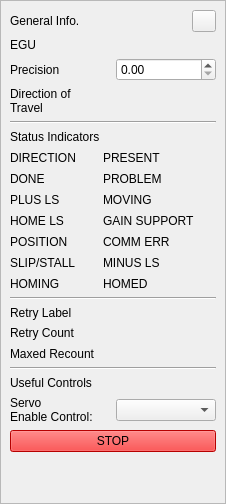
      <widget class="QFrame" name="sidebar_frame">
       <property name="frameShape">
        <enum>QFrame::StyledPanel</enum>
       </property>
       <property name="frameShadow">
        <enum>QFrame::Raised</enum>
       </property>
       <property name="midLineWidth">
        <number>1</number>
       </property>
       <layout class="QVBoxLayout" name="verticalLayout_15">
        <property name="spacing">
         <number>6</number>
        </property>
        <property name="leftMargin">
         <number>9</number>
        </property>
        <property name="topMargin">
         <number>9</number>
        </property>
        <property name="rightMargin">
         <number>9</number>
        </property>
        <item>
         <layout class="QHBoxLayout" name="horizontalLayout_5">
          <item>
           <widget class="QLabel" name="label_4">
            <property name="text">
             <string>General Info.</string>
            </property>
           </widget>
          </item>
          <item>
           <widget class="PyDMRelatedDisplayButton" name="PyDMRelatedDisplayButton_13">
            <property name="maximumSize">
             <size>
              <width>24</width>
              <height>24</height>
             </size>
            </property>
            <property name="toolTip">
             <string/>
            </property>
            <property name="filenames" stdset="0">
             <stringlist>
              <string>mc_expert_individual_screens/expert_motor_general_control.ui</string>
             </stringlist>
            </property>
            <property name="macros" stdset="0">
             <stringlist>
              <string>{&quot;P&quot;:&quot;${P}&quot;,&quot;M&quot;:&quot;${M}&quot;}</string>
             </stringlist>
            </property>
            <property name="openInNewWindow" stdset="0">
             <bool>true</bool>
            </property>
           </widget>
          </item>
         </layout>
        </item>
        <item>
         <widget class="QFrame" name="frame_5">
          <property name="frameShape">
           <enum>QFrame::NoFrame</enum>
          </property>
          <property name="frameShadow">
           <enum>QFrame::Raised</enum>
          </property>
          <layout class="QGridLayout" name="gridLayout_2">
           <property name="leftMargin">
            <number>0</number>
           </property>
           <property name="topMargin">
            <number>0</number>
           </property>
           <property name="rightMargin">
            <number>0</number>
           </property>
           <property name="bottomMargin">
            <number>0</number>
           </property>
           <item row="1" column="1">
            <widget class="PyDMLabel" name="PyDMLabel_17">
             <property name="toolTip">
              <string/>
             </property>
             <property name="alignment">
              <set>Qt::AlignCenter</set>
             </property>
             <property name="channel" stdset="0">
              <string>${P}${M}.EGU</string>
             </property>
            </widget>
           </item>
           <item row="3" column="0">
            <widget class="QLabel" name="label_208">
             <property name="text">
              <string>Direction of 
Travel</string>
             </property>
            </widget>
           </item>
           <item row="2" column="0">
            <widget class="QLabel" name="label_209">
             <property name="text">
              <string>Precision</string>
             </property>
            </widget>
           </item>
           <item row="2" column="1">
            <widget class="PyDMSpinbox" name="PyDMSpinbox_3">
             <property name="sizePolicy">
              <sizepolicy hsizetype="Preferred" vsizetype="Fixed">
               <horstretch>0</horstretch>
               <verstretch>0</verstretch>
              </sizepolicy>
             </property>
             <property name="minimumSize">
              <size>
               <width>0</width>
               <height>20</height>
              </size>
             </property>
             <property name="toolTip">
              <string/>
             </property>
             <property name="channel" stdset="0">
              <string>${P}${M}.PREC</string>
             </property>
             <property name="showStepExponent" stdset="0">
              <bool>false</bool>
             </property>
            </widget>
           </item>
           <item row="1" column="0">
            <widget class="QLabel" name="label_210">
             <property name="text">
              <string>EGU</string>
             </property>
            </widget>
           </item>
           <item row="3" column="1">
            <widget class="PyDMLabel" name="PyDMLabel_18">
             <property name="sizePolicy">
              <sizepolicy hsizetype="Preferred" vsizetype="Preferred">
               <horstretch>0</horstretch>
               <verstretch>0</verstretch>
              </sizepolicy>
             </property>
             <property name="toolTip">
              <string/>
             </property>
             <property name="alignment">
              <set>Qt::AlignCenter</set>
             </property>
             <property name="channel" stdset="0">
              <string>${P}${M}.TDIR</string>
             </property>
            </widget>
           </item>
          </layout>
         </widget>
        </item>
        <item>
         <widget class="Line" name="line_15">
          <property name="orientation">
           <enum>Qt::Horizontal</enum>
          </property>
         </widget>
        </item>
        <item>
         <widget class="QLabel" name="label_5">
          <property name="text">
           <string>Status Indicators</string>
          </property>
         </widget>
        </item>
        <item>
         <widget class="QFrame" name="frame_6">
          <property name="frameShape">
           <enum>QFrame::NoFrame</enum>
          </property>
          <property name="frameShadow">
           <enum>QFrame::Raised</enum>
          </property>
          <layout class="QGridLayout" name="gridLayout_5">
           <property name="leftMargin">
            <number>0</number>
           </property>
           <property name="topMargin">
            <number>0</number>
           </property>
           <property name="rightMargin">
            <number>0</number>
           </property>
           <property name="bottomMargin">
            <number>0</number>
           </property>
           <item row="1" column="0">
            <widget class="QLabel" name="label_211">
             <property name="text">
              <string>DIRECTION</string>
             </property>
            </widget>
           </item>
           <item row="1" column="1">
            <widget class="PyDMByteIndicator" name="PyDMByteIndicator_27">
             <property name="minimumSize">
              <size>
               <width>15</width>
               <height>15</height>
              </size>
             </property>
             <property name="maximumSize">
              <size>
               <width>15</width>
               <height>15</height>
              </size>
             </property>
             <property name="toolTip">
              <string/>
             </property>
             <property name="channel" stdset="0">
              <string>${P}${M}.MSTA</string>
             </property>
             <property name="offColor" stdset="0">
              <color alpha="50">
               <red>0</red>
               <green>85</green>
               <blue>0</blue>
              </color>
             </property>
             <property name="showLabels" stdset="0">
              <bool>false</bool>
             </property>
             <property name="circles" stdset="0">
              <bool>false</bool>
             </property>
             <property name="shift" stdset="0">
              <number>0</number>
             </property>
            </widget>
           </item>
           <item row="1" column="2">
            <widget class="QLabel" name="label_212">
             <property name="text">
              <string>PRESENT</string>
             </property>
            </widget>
           </item>
           <item row="1" column="3">
            <widget class="PyDMByteIndicator" name="PyDMByteIndicator_24">
             <property name="minimumSize">
              <size>
               <width>15</width>
               <height>15</height>
              </size>
             </property>
             <property name="maximumSize">
              <size>
               <width>15</width>
               <height>15</height>
              </size>
             </property>
             <property name="toolTip">
              <string/>
             </property>
             <property name="channel" stdset="0">
              <string>${P}${M}.MSTA</string>
             </property>
             <property name="offColor" stdset="0">
              <color alpha="50">
               <red>0</red>
               <green>85</green>
               <blue>0</blue>
              </color>
             </property>
             <property name="showLabels" stdset="0">
              <bool>false</bool>
             </property>
             <property name="circles" stdset="0">
              <bool>false</bool>
             </property>
             <property name="shift" stdset="0">
              <number>8</number>
             </property>
            </widget>
           </item>
           <item row="2" column="0">
            <widget class="QLabel" name="label_213">
             <property name="text">
              <string>DONE</string>
             </property>
            </widget>
           </item>
           <item row="2" column="1">
            <widget class="PyDMByteIndicator" name="PyDMByteIndicator_12">
             <property name="minimumSize">
              <size>
               <width>15</width>
               <height>15</height>
              </size>
             </property>
             <property name="maximumSize">
              <size>
               <width>15</width>
               <height>15</height>
              </size>
             </property>
             <property name="toolTip">
              <string/>
             </property>
             <property name="channel" stdset="0">
              <string>${P}${M}.MSTA</string>
             </property>
             <property name="offColor" stdset="0">
              <color alpha="50">
               <red>0</red>
               <green>85</green>
               <blue>0</blue>
              </color>
             </property>
             <property name="showLabels" stdset="0">
              <bool>false</bool>
             </property>
             <property name="circles" stdset="0">
              <bool>false</bool>
             </property>
             <property name="shift" stdset="0">
              <number>1</number>
             </property>
            </widget>
           </item>
           <item row="2" column="2">
            <widget class="QLabel" name="label_214">
             <property name="text">
              <string>PROBLEM</string>
             </property>
            </widget>
           </item>
           <item row="2" column="3">
            <widget class="PyDMByteIndicator" name="PyDMByteIndicator_31">
             <property name="minimumSize">
              <size>
               <width>15</width>
               <height>15</height>
              </size>
             </property>
             <property name="maximumSize">
              <size>
               <width>15</width>
               <height>15</height>
              </size>
             </property>
             <property name="toolTip">
              <string/>
             </property>
             <property name="channel" stdset="0">
              <string>${P}${M}.MSTA</string>
             </property>
             <property name="onColor" stdset="0">
              <color>
               <red>255</red>
               <green>0</green>
               <blue>0</blue>
              </color>
             </property>
             <property name="offColor" stdset="0">
              <color alpha="50">
               <red>255</red>
               <green>0</green>
               <blue>0</blue>
              </color>
             </property>
             <property name="showLabels" stdset="0">
              <bool>false</bool>
             </property>
             <property name="circles" stdset="0">
              <bool>false</bool>
             </property>
             <property name="shift" stdset="0">
              <number>9</number>
             </property>
            </widget>
           </item>
           <item row="3" column="0">
            <widget class="QLabel" name="label_215">
             <property name="text">
              <string>PLUS LS</string>
             </property>
            </widget>
           </item>
           <item row="3" column="1">
            <widget class="PyDMByteIndicator" name="PyDMByteIndicator_8">
             <property name="minimumSize">
              <size>
               <width>15</width>
               <height>15</height>
              </size>
             </property>
             <property name="maximumSize">
              <size>
               <width>15</width>
               <height>15</height>
              </size>
             </property>
             <property name="toolTip">
              <string/>
             </property>
             <property name="channel" stdset="0">
              <string>${P}${M}.MSTA</string>
             </property>
             <property name="onColor" stdset="0">
              <color>
               <red>255</red>
               <green>0</green>
               <blue>0</blue>
              </color>
             </property>
             <property name="offColor" stdset="0">
              <color alpha="50">
               <red>255</red>
               <green>0</green>
               <blue>0</blue>
              </color>
             </property>
             <property name="showLabels" stdset="0">
              <bool>false</bool>
             </property>
             <property name="circles" stdset="0">
              <bool>false</bool>
             </property>
             <property name="shift" stdset="0">
              <number>2</number>
             </property>
            </widget>
           </item>
           <item row="3" column="2">
            <widget class="QLabel" name="label_216">
             <property name="text">
              <string>MOVING</string>
             </property>
            </widget>
           </item>
           <item row="3" column="3">
            <widget class="PyDMByteIndicator" name="PyDMByteIndicator_17">
             <property name="minimumSize">
              <size>
               <width>15</width>
               <height>15</height>
              </size>
             </property>
             <property name="maximumSize">
              <size>
               <width>15</width>
               <height>15</height>
              </size>
             </property>
             <property name="toolTip">
              <string/>
             </property>
             <property name="channel" stdset="0">
              <string>${P}${M}.MSTA</string>
             </property>
             <property name="offColor" stdset="0">
              <color alpha="50">
               <red>0</red>
               <green>85</green>
               <blue>0</blue>
              </color>
             </property>
             <property name="showLabels" stdset="0">
              <bool>false</bool>
             </property>
             <property name="circles" stdset="0">
              <bool>false</bool>
             </property>
             <property name="shift" stdset="0">
              <number>10</number>
             </property>
            </widget>
           </item>
           <item row="4" column="0">
            <widget class="QLabel" name="label_217">
             <property name="text">
              <string>HOME LS</string>
             </property>
            </widget>
           </item>
           <item row="4" column="1">
            <widget class="PyDMByteIndicator" name="PyDMByteIndicator_26">
             <property name="minimumSize">
              <size>
               <width>15</width>
               <height>15</height>
              </size>
             </property>
             <property name="maximumSize">
              <size>
               <width>15</width>
               <height>15</height>
              </size>
             </property>
             <property name="toolTip">
              <string/>
             </property>
             <property name="channel" stdset="0">
              <string>${P}${M}.MSTA</string>
             </property>
             <property name="offColor" stdset="0">
              <color alpha="50">
               <red>0</red>
               <green>85</green>
               <blue>0</blue>
              </color>
             </property>
             <property name="showLabels" stdset="0">
              <bool>false</bool>
             </property>
             <property name="circles" stdset="0">
              <bool>false</bool>
             </property>
             <property name="shift" stdset="0">
              <number>3</number>
             </property>
            </widget>
           </item>
           <item row="4" column="2">
            <widget class="QLabel" name="label_218">
             <property name="text">
              <string>GAIN SUPPORT</string>
             </property>
            </widget>
           </item>
           <item row="4" column="3">
            <widget class="PyDMByteIndicator" name="PyDMByteIndicator_15">
             <property name="minimumSize">
              <size>
               <width>15</width>
               <height>15</height>
              </size>
             </property>
             <property name="maximumSize">
              <size>
               <width>15</width>
               <height>15</height>
              </size>
             </property>
             <property name="toolTip">
              <string/>
             </property>
             <property name="channel" stdset="0">
              <string>${P}${M}.MSTA</string>
             </property>
             <property name="offColor" stdset="0">
              <color alpha="50">
               <red>0</red>
               <green>85</green>
               <blue>0</blue>
              </color>
             </property>
             <property name="showLabels" stdset="0">
              <bool>false</bool>
             </property>
             <property name="circles" stdset="0">
              <bool>false</bool>
             </property>
             <property name="shift" stdset="0">
              <number>11</number>
             </property>
            </widget>
           </item>
           <item row="5" column="0">
            <widget class="QLabel" name="label_219">
             <property name="text">
              <string>POSITION</string>
             </property>
            </widget>
           </item>
           <item row="5" column="1">
            <widget class="PyDMByteIndicator" name="PyDMByteIndicator_25">
             <property name="minimumSize">
              <size>
               <width>15</width>
               <height>15</height>
              </size>
             </property>
             <property name="maximumSize">
              <size>
               <width>15</width>
               <height>15</height>
              </size>
             </property>
             <property name="toolTip">
              <string/>
             </property>
             <property name="channel" stdset="0">
              <string>${P}${M}.MSTA</string>
             </property>
             <property name="offColor" stdset="0">
              <color alpha="50">
               <red>0</red>
               <green>85</green>
               <blue>0</blue>
              </color>
             </property>
             <property name="showLabels" stdset="0">
              <bool>false</bool>
             </property>
             <property name="circles" stdset="0">
              <bool>false</bool>
             </property>
             <property name="shift" stdset="0">
              <number>5</number>
             </property>
            </widget>
           </item>
           <item row="5" column="2">
            <widget class="QLabel" name="label_220">
             <property name="text">
              <string>COMM ERR</string>
             </property>
            </widget>
           </item>
           <item row="5" column="3">
            <widget class="PyDMByteIndicator" name="PyDMByteIndicator_30">
             <property name="minimumSize">
              <size>
               <width>15</width>
               <height>15</height>
              </size>
             </property>
             <property name="maximumSize">
              <size>
               <width>15</width>
               <height>15</height>
              </size>
             </property>
             <property name="toolTip">
              <string/>
             </property>
             <property name="channel" stdset="0">
              <string>${P}${M}.MSTA</string>
             </property>
             <property name="offColor" stdset="0">
              <color alpha="50">
               <red>0</red>
               <green>85</green>
               <blue>0</blue>
              </color>
             </property>
             <property name="showLabels" stdset="0">
              <bool>false</bool>
             </property>
             <property name="circles" stdset="0">
              <bool>false</bool>
             </property>
             <property name="shift" stdset="0">
              <number>12</number>
             </property>
            </widget>
           </item>
           <item row="6" column="0">
            <widget class="QLabel" name="label_221">
             <property name="text">
              <string>SLIP/STALL</string>
             </property>
            </widget>
           </item>
           <item row="6" column="1">
            <widget class="PyDMByteIndicator" name="PyDMByteIndicator_23">
             <property name="minimumSize">
              <size>
               <width>15</width>
               <height>15</height>
              </size>
             </property>
             <property name="maximumSize">
              <size>
               <width>15</width>
               <height>15</height>
              </size>
             </property>
             <property name="toolTip">
              <string/>
             </property>
             <property name="channel" stdset="0">
              <string>${P}${M}.MSTA</string>
             </property>
             <property name="onColor" stdset="0">
              <color>
               <red>255</red>
               <green>0</green>
               <blue>0</blue>
              </color>
             </property>
             <property name="offColor" stdset="0">
              <color alpha="50">
               <red>255</red>
               <green>0</green>
               <blue>0</blue>
              </color>
             </property>
             <property name="showLabels" stdset="0">
              <bool>false</bool>
             </property>
             <property name="circles" stdset="0">
              <bool>false</bool>
             </property>
             <property name="shift" stdset="0">
              <number>6</number>
             </property>
            </widget>
           </item>
           <item row="6" column="2">
            <widget class="QLabel" name="label_222">
             <property name="text">
              <string>MINUS LS</string>
             </property>
            </widget>
           </item>
           <item row="6" column="3">
            <widget class="PyDMByteIndicator" name="PyDMByteIndicator_29">
             <property name="minimumSize">
              <size>
               <width>15</width>
               <height>15</height>
              </size>
             </property>
             <property name="maximumSize">
              <size>
               <width>15</width>
               <height>15</height>
              </size>
             </property>
             <property name="toolTip">
              <string/>
             </property>
             <property name="channel" stdset="0">
              <string>${P}${M}.MSTA</string>
             </property>
             <property name="onColor" stdset="0">
              <color>
               <red>255</red>
               <green>0</green>
               <blue>0</blue>
              </color>
             </property>
             <property name="offColor" stdset="0">
              <color alpha="50">
               <red>255</red>
               <green>0</green>
               <blue>0</blue>
              </color>
             </property>
             <property name="showLabels" stdset="0">
              <bool>false</bool>
             </property>
             <property name="circles" stdset="0">
              <bool>false</bool>
             </property>
             <property name="shift" stdset="0">
              <number>13</number>
             </property>
            </widget>
           </item>
           <item row="7" column="0">
            <widget class="QLabel" name="label_223">
             <property name="text">
              <string>HOMING</string>
             </property>
            </widget>
           </item>
           <item row="7" column="1">
            <widget class="PyDMByteIndicator" name="PyDMByteIndicator_28">
             <property name="minimumSize">
              <size>
               <width>15</width>
               <height>15</height>
              </size>
             </property>
             <property name="maximumSize">
              <size>
               <width>15</width>
               <height>15</height>
              </size>
             </property>
             <property name="toolTip">
              <string/>
             </property>
             <property name="channel" stdset="0">
              <string>${P}${M}.MSTA</string>
             </property>
             <property name="offColor" stdset="0">
              <color alpha="50">
               <red>0</red>
               <green>85</green>
               <blue>0</blue>
              </color>
             </property>
             <property name="showLabels" stdset="0">
              <bool>false</bool>
             </property>
             <property name="circles" stdset="0">
              <bool>false</bool>
             </property>
             <property name="shift" stdset="0">
              <number>7</number>
             </property>
            </widget>
           </item>
           <item row="7" column="2">
            <widget class="QLabel" name="label_224">
             <property name="text">
              <string>HOMED</string>
             </property>
            </widget>
           </item>
           <item row="7" column="3">
            <widget class="PyDMByteIndicator" name="PyDMByteIndicator_32">
             <property name="minimumSize">
              <size>
               <width>15</width>
               <height>15</height>
              </size>
             </property>
             <property name="maximumSize">
              <size>
               <width>15</width>
               <height>15</height>
              </size>
             </property>
             <property name="toolTip">
              <string/>
             </property>
             <property name="channel" stdset="0">
              <string>${P}${M}.MSTA</string>
             </property>
             <property name="offColor" stdset="0">
              <color alpha="50">
               <red>0</red>
               <green>85</green>
               <blue>0</blue>
              </color>
             </property>
             <property name="showLabels" stdset="0">
              <bool>false</bool>
             </property>
             <property name="circles" stdset="0">
              <bool>false</bool>
             </property>
             <property name="shift" stdset="0">
              <number>14</number>
             </property>
            </widget>
           </item>
          </layout>
         </widget>
        </item>
        <item>
         <widget class="Line" name="line_16">
          <property name="orientation">
           <enum>Qt::Horizontal</enum>
          </property>
         </widget>
        </item>
        <item>
         <widget class="QLabel" name="label_225">
          <property name="text">
           <string>Retry Label</string>
          </property>
         </widget>
        </item>
        <item>
         <widget class="QFrame" name="frame_7">
          <property name="frameShape">
           <enum>QFrame::NoFrame</enum>
          </property>
          <property name="frameShadow">
           <enum>QFrame::Raised</enum>
          </property>
          <layout class="QGridLayout" name="gridLayout_26">
           <property name="leftMargin">
            <number>0</number>
           </property>
           <property name="topMargin">
            <number>0</number>
           </property>
           <property name="rightMargin">
            <number>0</number>
           </property>
           <property name="bottomMargin">
            <number>0</number>
           </property>
           <item row="1" column="0">
            <widget class="QLabel" name="label_226">
             <property name="text">
              <string>Retry Count</string>
             </property>
            </widget>
           </item>
           <item row="1" column="1">
            <widget class="PyDMLabel" name="PyDMLabel_19">
             <property name="toolTip">
              <string/>
             </property>
             <property name="alignment">
              <set>Qt::AlignCenter</set>
             </property>
             <property name="channel" stdset="0">
              <string>${P}${M}.RCNT</string>
             </property>
            </widget>
           </item>
           <item row="2" column="0">
            <widget class="QLabel" name="label_227">
             <property name="text">
              <string>Maxed Recount</string>
             </property>
            </widget>
           </item>
           <item row="2" column="1">
            <layout class="QHBoxLayout" name="horizontalLayout">
             <item>
              <widget class="PyDMByteIndicator" name="PyDMByteIndicator_7">
               <property name="minimumSize">
                <size>
                 <width>15</width>
                 <height>15</height>
                </size>
               </property>
               <property name="maximumSize">
                <size>
                 <width>15</width>
                 <height>15</height>
                </size>
               </property>
               <property name="toolTip">
                <string/>
               </property>
               <property name="channel" stdset="0">
                <string>${P}${M}.MISS</string>
               </property>
               <property name="onColor" stdset="0">
                <color>
                 <red>255</red>
                 <green>0</green>
                 <blue>0</blue>
                </color>
               </property>
               <property name="offColor" stdset="0">
                <color alpha="50">
                 <red>255</red>
                 <green>0</green>
                 <blue>0</blue>
                </color>
               </property>
               <property name="showLabels" stdset="0">
                <bool>false</bool>
               </property>
              </widget>
             </item>
            </layout>
           </item>
          </layout>
         </widget>
        </item>
        <item>
         <widget class="Line" name="line_17">
          <property name="orientation">
           <enum>Qt::Horizontal</enum>
          </property>
         </widget>
        </item>
        <item>
         <widget class="QLabel" name="label_228">
          <property name="text">
           <string>Useful Controls</string>
          </property>
         </widget>
        </item>
        <item>
         <widget class="QFrame" name="frame_8">
          <property name="frameShape">
           <enum>QFrame::NoFrame</enum>
          </property>
          <property name="frameShadow">
           <enum>QFrame::Raised</enum>
          </property>
          <layout class="QGridLayout" name="gridLayout_27">
           <property name="leftMargin">
            <number>0</number>
           </property>
           <property name="topMargin">
            <number>0</number>
           </property>
           <property name="rightMargin">
            <number>0</number>
           </property>
           <property name="bottomMargin">
            <number>0</number>
           </property>
           <item row="0" column="0">
            <widget class="QLabel" name="label_229">
             <property name="text">
              <string>Servo 
Enable Control:</string>
             </property>
            </widget>
           </item>
           <item row="0" column="1">
            <widget class="PyDMEnumComboBox" name="PyDMEnumComboBox_26">
             <property name="minimumSize">
              <size>
               <width>0</width>
               <height>20</height>
              </size>
             </property>
             <property name="toolTip">
              <string/>
             </property>
             <property name="channel" stdset="0">
              <string>${P}${M}.CNEN</string>
             </property>
            </widget>
           </item>
           <item row="1" column="0" colspan="2">
            <widget class="PyDMPushButton" name="PyDMPushButton_17">
             <property name="minimumSize">
              <size>
               <width>0</width>
               <height>0</height>
              </size>
             </property>
             <property name="toolTip">
              <string/>
             </property>
             <property name="styleSheet">
              <string notr="true">background-color: red;</string>
             </property>
             <property name="text">
              <string>STOP</string>
             </property>
             <property name="channel" stdset="0">
              <string>${P}${M}.STOP</string>
             </property>
             <property name="pressValue" stdset="0">
              <string>1</string>
             </property>
             <property name="releaseValue" stdset="0">
              <string>0</string>
             </property>
            </widget>
           </item>
          </layout>
         </widget>
        </item>
        <item>
         <spacer name="verticalSpacer_4">
          <property name="orientation">
           <enum>Qt::Vertical</enum>
          </property>
          <property name="sizeHint" stdset="0">
           <size>
            <width>20</width>
            <height>40</height>
           </size>
          </property>
         </spacer>
        </item>
       </layout>
      </widget>
